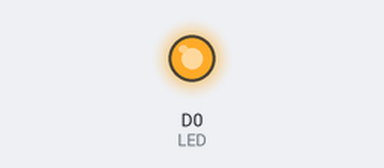
The sketch below on a simulated ESP8266 (NodeMCU). On the bench: output pins drawn as LEDs (lit = HIGH).

Above: at 0.5 s.
At 5.0 s:
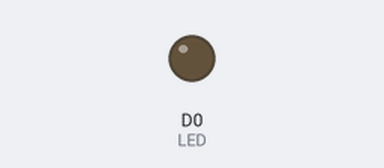
Timing chart, 0 to 6.9 s (numbered marks = the images above):
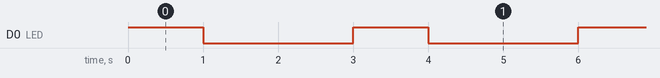

Measured:
- by itself, D0 (LED): alternates HIGH for 1.0 s and LOW for 2.0 s

The sketch:

blink_led.ino
```cpp
/*
ESP8266 Blink
Blink the blue LED on the ESP8266 module
*/

#define LED D0 //Define blinking LED pin

void setup() {
  pinMode(LED, OUTPUT); // Initialize the LED pin as an output
}

// the loop function runs over and over again forever
void loop() {
  digitalWrite(LED, HIGH); // Turn the LED on (Note that HIGH is the voltage level)
  delay(1000); // Wait for a second
  digitalWrite(LED, LOW); // Turn the LED off by making the voltage LOW
  delay(2000); // Wait for two seconds
}
```
